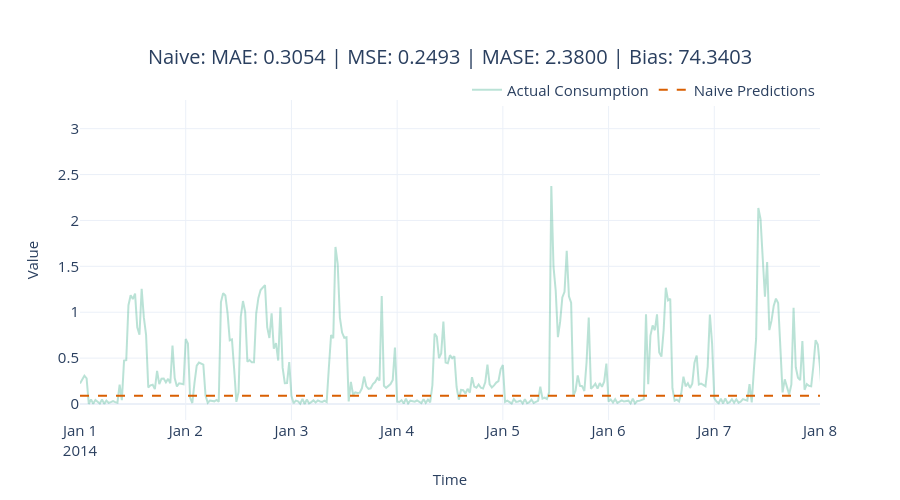

Source (notebook cell):
### Code cell
fig = plot_forecast(pred_df, forecast_columns=["naive_predictions"], forecast_display_names=['Naive Predictions'])
fig = format_plot(fig, title=f"Naive: MAE: {metrics['MAE']:.4f} | MSE: {metrics['MSE']:.4f} | MASE: {metrics['MASE']:.4f} | Bias: {metrics['Forecast Bias']:.4f}")
fig.update_xaxes(type="date", range=["2014-01-01", "2014-01-08"])
fig.show()

### Figure 1 — Plotly figure (JSON) as saved in the notebook; plotly's stock layout.template omitted (floating-point values rounded to 4 significant figures; data arrays with more than 128 entries replaced by an {"elided": "..."} marker saying what was removed)
{"data": [{"line": {"color": "rgba(27,158,119, 0.3)"}, "mode": "lines", "name": "Actual Consumption", "type": "scatter", "x": {"elided": "1488 str values"}, "y": {"elided": "1488 float values"}}, {"line": {"color": "rgba(217,95,2, 1)", "dash": "dash"}, "mode": "lines", "name": "Naive Predictions", "type": "scatter", "x": {"elided": "1488 str values"}, "y": {"elided": "1488 float values"}}], "layout": {"autosize": false, "height": 500, "legend": {"font": {"size": 15}, "orientation": "h", "title": {}, "x": 1, "xanchor": "right", "y": 0.98, "yanchor": "bottom"}, "title": {"font": {"size": 20}, "text": "Naive: MAE: 0.3054 | MSE: 0.2493 | MASE: 2.3800 | Bias: 74.3403", "x": 0.5, "xanchor": "center", "yanchor": "top"}, "width": 900, "xaxis": {"range": ["2014-01-01", "2014-01-08"], "tickfont": {"size": 15}, "title": {"font": {"size": 15}, "text": "Time"}, "type": "date"}, "yaxis": {"tickfont": {"size": 15}, "title": {"font": {"size": 15}, "text": "Value"}}}}
